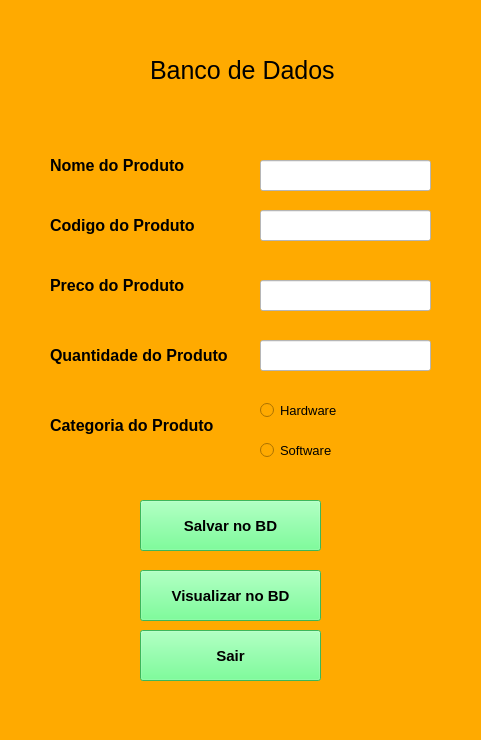
<?xml version="1.0" encoding="UTF-8"?>
<ui version="4.0">
 <class>Banco_Dados</class>
 <widget class="QMainWindow" name="Banco_Dados">
  <property name="geometry">
   <rect>
    <x>0</x>
    <y>0</y>
    <width>481</width>
    <height>740</height>
   </rect>
  </property>
  <property name="minimumSize">
   <size>
    <width>481</width>
    <height>740</height>
   </size>
  </property>
  <property name="maximumSize">
   <size>
    <width>481</width>
    <height>740</height>
   </size>
  </property>
  <property name="windowTitle">
   <string>MainWindow</string>
  </property>
  <property name="styleSheet">
   <string notr="true">background-color: rgb(255, 170, 0);</string>
  </property>
  <widget class="QWidget" name="centralwidget">
   <widget class="QLabel" name="label">
    <property name="geometry">
     <rect>
      <x>150</x>
      <y>50</y>
      <width>191</width>
      <height>41</height>
     </rect>
    </property>
    <property name="font">
     <font>
      <pointsize>19</pointsize>
     </font>
    </property>
    <property name="text">
     <string>Banco de Dados</string>
    </property>
    <property name="textFormat">
     <enum>Qt::AutoText</enum>
    </property>
    <property name="textInteractionFlags">
     <set>Qt::NoTextInteraction</set>
    </property>
   </widget>
   <widget class="QLabel" name="label_2">
    <property name="geometry">
     <rect>
      <x>50</x>
      <y>150</y>
      <width>151</width>
      <height>31</height>
     </rect>
    </property>
    <property name="font">
     <font>
      <pointsize>12</pointsize>
      <weight>75</weight>
      <bold>true</bold>
     </font>
    </property>
    <property name="text">
     <string>Nome do Produto</string>
    </property>
   </widget>
   <widget class="QLabel" name="label_3">
    <property name="geometry">
     <rect>
      <x>50</x>
      <y>210</y>
      <width>151</width>
      <height>31</height>
     </rect>
    </property>
    <property name="font">
     <font>
      <pointsize>12</pointsize>
      <weight>75</weight>
      <bold>true</bold>
     </font>
    </property>
    <property name="text">
     <string>Codigo do Produto</string>
    </property>
   </widget>
   <widget class="QLabel" name="label_4">
    <property name="geometry">
     <rect>
      <x>50</x>
      <y>270</y>
      <width>151</width>
      <height>31</height>
     </rect>
    </property>
    <property name="font">
     <font>
      <pointsize>12</pointsize>
      <weight>75</weight>
      <bold>true</bold>
     </font>
    </property>
    <property name="text">
     <string>Preco do Produto</string>
    </property>
   </widget>
   <widget class="QLabel" name="label_5">
    <property name="geometry">
     <rect>
      <x>50</x>
      <y>340</y>
      <width>191</width>
      <height>31</height>
     </rect>
    </property>
    <property name="font">
     <font>
      <pointsize>12</pointsize>
      <weight>75</weight>
      <bold>true</bold>
     </font>
    </property>
    <property name="text">
     <string>Quantidade do Produto</string>
    </property>
   </widget>
   <widget class="QLabel" name="label_6">
    <property name="geometry">
     <rect>
      <x>50</x>
      <y>410</y>
      <width>191</width>
      <height>31</height>
     </rect>
    </property>
    <property name="font">
     <font>
      <pointsize>12</pointsize>
      <weight>75</weight>
      <bold>true</bold>
     </font>
    </property>
    <property name="text">
     <string>Categoria do Produto</string>
    </property>
   </widget>
   <widget class="QPushButton" name="pushButton">
    <property name="geometry">
     <rect>
      <x>140</x>
      <y>500</y>
      <width>181</width>
      <height>51</height>
     </rect>
    </property>
    <property name="font">
     <font>
      <pointsize>11</pointsize>
      <weight>75</weight>
      <bold>true</bold>
     </font>
    </property>
    <property name="styleSheet">
     <string notr="true">background-color: rgb(85, 255, 127);</string>
    </property>
    <property name="text">
     <string>Salvar no BD</string>
    </property>
   </widget>
   <widget class="QPushButton" name="pushButton_2">
    <property name="geometry">
     <rect>
      <x>140</x>
      <y>570</y>
      <width>181</width>
      <height>51</height>
     </rect>
    </property>
    <property name="font">
     <font>
      <pointsize>11</pointsize>
      <weight>75</weight>
      <bold>true</bold>
     </font>
    </property>
    <property name="styleSheet">
     <string notr="true">background-color: rgb(85, 255, 127);</string>
    </property>
    <property name="text">
     <string>Visualizar no BD</string>
    </property>
   </widget>
   <widget class="QPushButton" name="pushButton_3">
    <property name="geometry">
     <rect>
      <x>140</x>
      <y>630</y>
      <width>181</width>
      <height>51</height>
     </rect>
    </property>
    <property name="font">
     <font>
      <pointsize>11</pointsize>
      <weight>75</weight>
      <bold>true</bold>
     </font>
    </property>
    <property name="styleSheet">
     <string notr="true">background-color: rgb(85, 255, 127);</string>
    </property>
    <property name="text">
     <string>Sair</string>
    </property>
   </widget>
   <widget class="QLineEdit" name="lineEdit">
    <property name="geometry">
     <rect>
      <x>260</x>
      <y>160</y>
      <width>171</width>
      <height>31</height>
     </rect>
    </property>
    <property name="styleSheet">
     <string notr="true">background-color: rgb(255, 255, 255);
</string>
    </property>
   </widget>
   <widget class="QLineEdit" name="lineEdit_2">
    <property name="geometry">
     <rect>
      <x>260</x>
      <y>210</y>
      <width>171</width>
      <height>31</height>
     </rect>
    </property>
    <property name="styleSheet">
     <string notr="true">background-color: rgb(255, 255, 255);</string>
    </property>
   </widget>
   <widget class="QLineEdit" name="lineEdit_3">
    <property name="geometry">
     <rect>
      <x>260</x>
      <y>280</y>
      <width>171</width>
      <height>31</height>
     </rect>
    </property>
    <property name="styleSheet">
     <string notr="true">background-color: rgb(255, 255, 255);</string>
    </property>
   </widget>
   <widget class="QLineEdit" name="lineEdit_4">
    <property name="geometry">
     <rect>
      <x>260</x>
      <y>340</y>
      <width>171</width>
      <height>31</height>
     </rect>
    </property>
    <property name="styleSheet">
     <string notr="true">background-color: rgb(255, 255, 255);</string>
    </property>
   </widget>
   <widget class="QRadioButton" name="radioButton">
    <property name="geometry">
     <rect>
      <x>260</x>
      <y>400</y>
      <width>91</width>
      <height>21</height>
     </rect>
    </property>
    <property name="font">
     <font>
      <pointsize>10</pointsize>
     </font>
    </property>
    <property name="text">
     <string>Hardware</string>
    </property>
   </widget>
   <widget class="QRadioButton" name="radioButton_2">
    <property name="geometry">
     <rect>
      <x>260</x>
      <y>440</y>
      <width>91</width>
      <height>21</height>
     </rect>
    </property>
    <property name="font">
     <font>
      <pointsize>10</pointsize>
     </font>
    </property>
    <property name="text">
     <string>Software</string>
    </property>
   </widget>
  </widget>
  <widget class="QMenuBar" name="menubar">
   <property name="geometry">
    <rect>
     <x>0</x>
     <y>0</y>
     <width>481</width>
     <height>21</height>
    </rect>
   </property>
  </widget>
  <widget class="QStatusBar" name="statusbar"/>
 </widget>
 <resources/>
 <connections/>
</ui>
